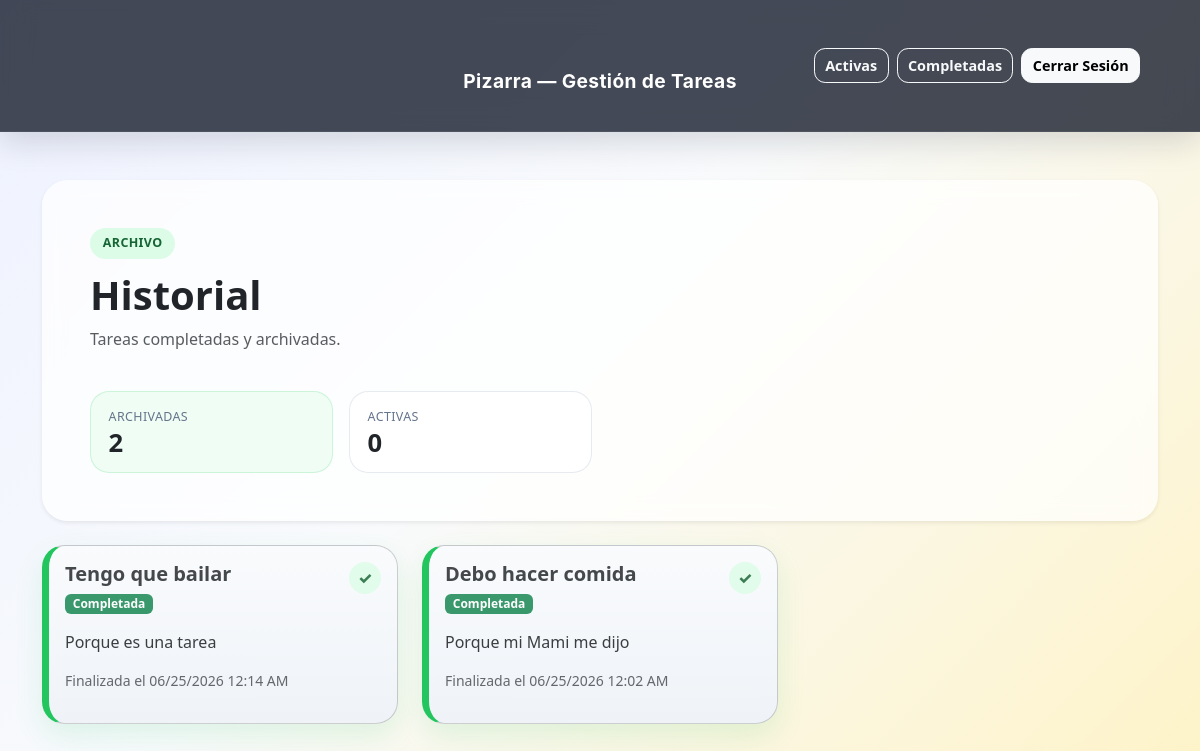
The app's page /completed/ (signed in) with its own data.
### tareas/models.py (models this page shows, shortened)
class Task(models.Model):
    class Status(models.TextChoices):
        PENDING = 'pending', 'Pendiente'
        COMPLETED = 'completed', 'Completada'
    user = models.ForeignKey(settings.AUTH_USER_MODEL, on_delete=models.CASCADE, related_name='tasks')
    title = models.CharField(max_length=120)
    description = models.TextField(blank=True)
    color = models.CharField(max_length=7, default='#ffeaa7')
    status = models.CharField(max_length=20, choices=Status.choices, default=Status.PENDING)
    created_at = models.DateTimeField(auto_now_add=True)
    completed_at = models.DateTimeField(null=True, blank=True)
    class Meta:
        ordering = ['-created_at']

### tareas/views.py (the view)
# urls.py: path('completed/', views.completed_tasks, name='completed'),
@login_required
def completed_tasks(request):
    tasks = Task.objects.filter(user=request.user, status=Task.Status.COMPLETED)
    return render(request, 'completed.html', {
        'tasks': tasks,
        'completed_count': tasks.count(),
        'pending_count': Task.objects.filter(user=request.user, status=Task.Status.PENDING).count(),
    })

### templates/completed.html (shortened to what this page needs)
{% extends 'base.html' %}\n{% load tz %}
{% block content %}
<div class="board-hero card border-0 shadow-sm mb-4">
  <div class="card-body p-4 p-md-5">
    <div class="d-flex flex-wrap justify-content-between align-items-center gap-3">
      <div>
        <span class="section-pill section-pill-success">Archivo</span>
        <h1 class="display-6 fw-bold mb-2">Historial</h1>
        <p class="text-muted mb-0">Tareas completadas y archivadas.</p>
      </div>
    </div>
    <div class="row g-3 mt-4">
      <div class="col-6 col-md-3">
        <div class="stat-tile stat-tile-success">
          <div class="stat-label">Archivadas</div>
          <div class="stat-value">{{ completed_count }}</div>
        </div>
      </div>
      <div class="col-6 col-md-3">
        <div class="stat-tile">
          <div class="stat-label">Activas</div>
          <div class="stat-value">{{ pending_count }}</div>
        </div>
      </div>
    </div>
  </div>
</div>
{% if tasks %}
  <div class="row g-4">
    {% for task in tasks %}
      <div class="col-12 col-md-6 col-xl-4">
        <div class="task-card task-card-completed task-card-archive card h-100 shadow-sm">
          <div class="card-body d-flex flex-column">
            <div class="d-flex justify-content-between align-items-start gap-3 mb-3">
              <div>
                <h2 class="h5 fw-bold mb-1">{{ task.title }}</h2>
                <span class="badge text-bg-success">Completada</span>
              </div>
              <span class="task-done-icon">✓</span>
            </div>
            <p class="task-description flex-grow-1">{{ task.description|linebreaksbr }}</p>
            <div class="small text-muted mb-3">Finalizada el <span class="completed-at" data-timestamp="{{ task.completed_at|date:'c' }}">{{ task.completed_at|localtime|date:"d/m/Y H:i" }}</span></div>
          </div>
        </div>
      </div>
    {% endfor %}
  </div>
{% endif %}
{% endblock %}

### static/css/style.css (style rules this page uses)
:root { --board-bg: linear-gradient(135deg, #eef2ff 0%, #f8fafc 45%, #fef3c7 100%); }
body { min-height: 100vh; background: var(--board-bg); color: #1f2937; }
.task-card { border-radius: 1.4rem; transition: transform .2s ease, box-shadow .2s ease; overflow: hidden; position: relative; }
.task-card::after { content: ""; position: absolute; inset: 0; background: linear-gradient(180deg, rgba(255,255,255,.18), rgba(255,255,255,.06)); pointer-events: none; }
.board-hero { border-radius: 1.6rem; background: rgba(255, 255, 255, 0.72); backdrop-filter: blur(10px); }
.section-pill { display: inline-flex; align-items: center; padding: .4rem .8rem; border-radius: 999px; background: #dbeafe; color: #1d4ed8; font-size: .78rem; font-weight: 700; letter-spacing: .03em; text-transform: uppercase; margin-bottom: .75rem; }
.section-pill-success { background: #dcfce7; color: #166534; }
.stat-tile { border-radius: 1.2rem; padding: 1rem 1.1rem; background: rgba(255, 255, 255, 0.8); border: 1px solid rgba(148, 163, 184, 0.22); }
.stat-tile-success { background: #f0fdf4; border-color: rgba(34, 197, 94, 0.18); }
.stat-label { font-size: .78rem; text-transform: uppercase; letter-spacing: .03em; color: #64748b; margin-bottom: .2rem; }
.stat-value { font-size: 1.6rem; line-height: 1; font-weight: 800; }
.task-card-completed { background: linear-gradient(180deg, #f8fafc 0%, #eef2f7 100%); opacity: 1; }
.task-card-archive { border-left: 0.45rem solid #22c55e; border-radius: 1.4rem; box-shadow: 0 12px 28px rgba(34, 197, 94, 0.12) !important; }
.task-done-icon { width: 2rem; height: 2rem; display: inline-grid; place-items: center; border-radius: 999px; background: #dcfce7; color: #166534; font-weight: 800; flex: 0 0 auto; }
.task-description { white-space: normal; }

### records on screen
Task: title "Tengo que bailar", description "Porque es una tarea"
Task: title "Debo hacer comida", description "Porque mi Mami me dijo"

### other values on screen
{{ completed_count }} "2"
{{ pending_count }} "0"
